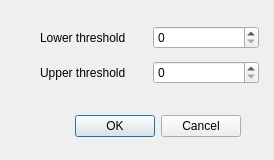
<?xml version="1.0" encoding="UTF-8"?>
<ui version="4.0">
 <class>ConnectedThresholdDialog</class>
 <widget class="QDialog" name="ConnectedThresholdDialog">
  <property name="geometry">
   <rect>
    <x>0</x>
    <y>0</y>
    <width>274</width>
    <height>160</height>
   </rect>
  </property>
  <property name="windowTitle">
   <string>Connected Threshold</string>
  </property>
  <widget class="QDialogButtonBox" name="buttonBox">
   <property name="geometry">
    <rect>
     <x>10</x>
     <y>110</y>
     <width>231</width>
     <height>32</height>
    </rect>
   </property>
   <property name="orientation">
    <enum>Qt::Horizontal</enum>
   </property>
   <property name="standardButtons">
    <set>QDialogButtonBox::Cancel|QDialogButtonBox::Ok</set>
   </property>
  </widget>
  <widget class="QWidget" name="layoutWidget">
   <property name="geometry">
    <rect>
     <x>40</x>
     <y>20</y>
     <width>219</width>
     <height>70</height>
    </rect>
   </property>
   <layout class="QVBoxLayout" name="verticalLayout">
    <item>
     <layout class="QHBoxLayout" name="horizontalLayout">
      <item>
       <widget class="QLabel" name="label">
        <property name="text">
         <string>Lower threshold</string>
        </property>
       </widget>
      </item>
      <item>
       <widget class="QSpinBox" name="lowerSpinBox">
        <property name="maximum">
         <number>65535</number>
        </property>
       </widget>
      </item>
     </layout>
    </item>
    <item>
     <layout class="QHBoxLayout" name="horizontalLayout_2">
      <item>
       <widget class="QLabel" name="label_2">
        <property name="text">
         <string>Upper threshold</string>
        </property>
       </widget>
      </item>
      <item>
       <widget class="QSpinBox" name="upperSpinBox">
        <property name="maximum">
         <number>65535</number>
        </property>
       </widget>
      </item>
     </layout>
    </item>
   </layout>
  </widget>
 </widget>
 <resources/>
 <connections>
  <connection>
   <sender>buttonBox</sender>
   <signal>accepted()</signal>
   <receiver>ConnectedThresholdDialog</receiver>
   <slot>accept()</slot>
   <hints>
    <hint type="sourcelabel">
     <x>248</x>
     <y>254</y>
    </hint>
    <hint type="destinationlabel">
     <x>157</x>
     <y>274</y>
    </hint>
   </hints>
  </connection>
  <connection>
   <sender>buttonBox</sender>
   <signal>rejected()</signal>
   <receiver>ConnectedThresholdDialog</receiver>
   <slot>reject()</slot>
   <hints>
    <hint type="sourcelabel">
     <x>316</x>
     <y>260</y>
    </hint>
    <hint type="destinationlabel">
     <x>286</x>
     <y>274</y>
    </hint>
   </hints>
  </connection>
 </connections>
</ui>
